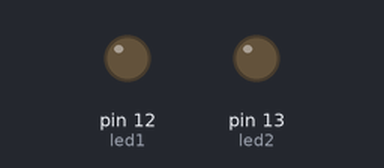
The sketch below on a simulated Arduino Uno, built with avr-gcc and run on an emulated ATmega328P. Parts: output pins drawn as LEDs (lit = HIGH).

Above: at 0.1 s.
At 3.1 s:
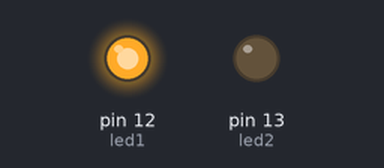
Timing chart, 0 to 4.6 s (numbered marks = the images above):
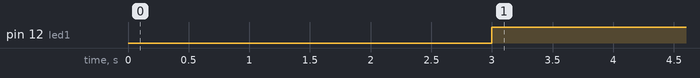

The sketch:

Basic_blinking_LED.ino
```cpp
int led1 = 12;
int led2 = 13;
void setup() {
pinMode(led1 , OUTPUT);
pinMode(led2 , OUTPUT);
}

void loop() {
delay(3000);
digitalWrite(led1, HIGH);
digitalWrite(led2, LOW);
}
```

Measured:
- by itself, pin 12 (led1): LOW → HIGH at 3.0 s
